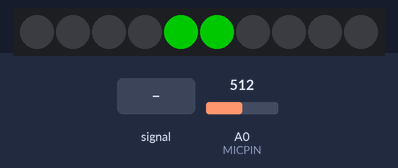
Bench run of a sketch on a simulated Arduino Uno, built with avr-gcc and run on an emulated ATmega328P. Parts: 10 RGB LEDs in strip order, left to right. The test bench sets the inputs (shaded band); at power-on: A0 (MICPIN) = 512. Dim RGB values are drawn brighter than linear.

Above: at 1.2 s.
1.3 s: A0 (MICPIN) set to 716
At 1.9 s:
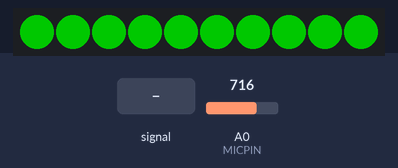
3.9 s: A0 (MICPIN) fed a 2 Hz sine of ±306 counts around its level
At 4.91 s:
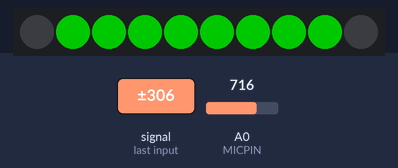
6.5 s: A0 (MICPIN) set to 900
At 7.44 s:
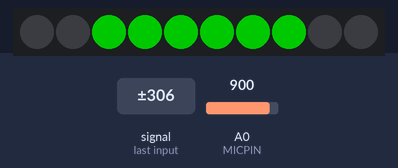
Timing chart, 0 to 9.5 s (numbered marks = the images above; inputs shaded):
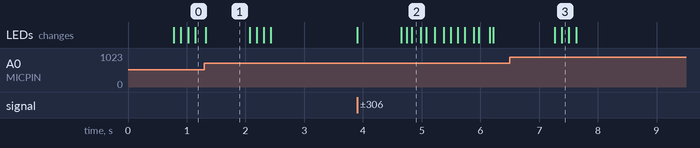

Measured:
- after the input at 1.3 s, the LEDs: change at once (image 1)
- after the input at 3.9 s, the LEDs: first change at once (image 2 shows a later state)
- after the input at 6.5 s, the LEDs: first change after 0.77 s (image 3 shows a later state)
- what the display in image 1 shows lasts 0.8 s, from 1.3 s to 2.1 s

The sketch:

blinkySync.ino
```cpp
#include <Adafruit_NeoPixel.h>
#include <math.h>

const int NUMLEDS = 10;
const int LEDPIN = 2;
const int MICPIN = A0;
const int DELAYTIME = 30;

Adafruit_NeoPixel strip = Adafruit_NeoPixel(NUMLEDS, LEDPIN, NEO_GRB + NEO_KHZ800);

int threshhold = 100;
float gain = 50.0;

float getMicLevel() {
  int lvl1;
  unsigned long start = millis();
  int high = 0;
  int low = 1024;
  while (millis() - start < DELAYTIME) {
    int sample = analogRead(MICPIN);
    if (sample < low) {
      low = sample;
    } else if (sample > high) {
      high = sample;
    }
  }
  lvl1 = high - low;
  float micLevel = lvl1 / 1024.0;
  if (threshhold > 20) {
    threshhold = threshhold - 1;
  }
  if (lvl1 > threshhold) {
    threshhold = lvl1;
  }
  gain = 1024.0 / threshhold;
  // Serial.println(String(micLevel) + " : " + String(gain));
  return micLevel * gain;
}

void render() {
  strip.show();
  for (int led = 0; led < NUMLEDS; led++) {
    strip.setPixelColor(led, 0, 0, 0);
  }
}

void setup() {
  Serial.begin(9600);
  strip.begin();
  strip.show();

}

int toplvl = 40;

void loop() {
  float micLvl = getMicLevel();

  strip.setPixelColor(4, 0, 0, 100);
  strip.setPixelColor(5, 0, 0, 100);

  int lvl = round(40 * micLvl);
  if (lvl > toplvl) {
    toplvl = lvl;
  }

  for (int meter = 0; meter <= toplvl/4; meter++) {
    strip.setPixelColor(4 - meter, 0, 100, 0);
    strip.setPixelColor(5 + meter, 0, 100, 0);
  }
  toplvl--;

  render();
}
```
